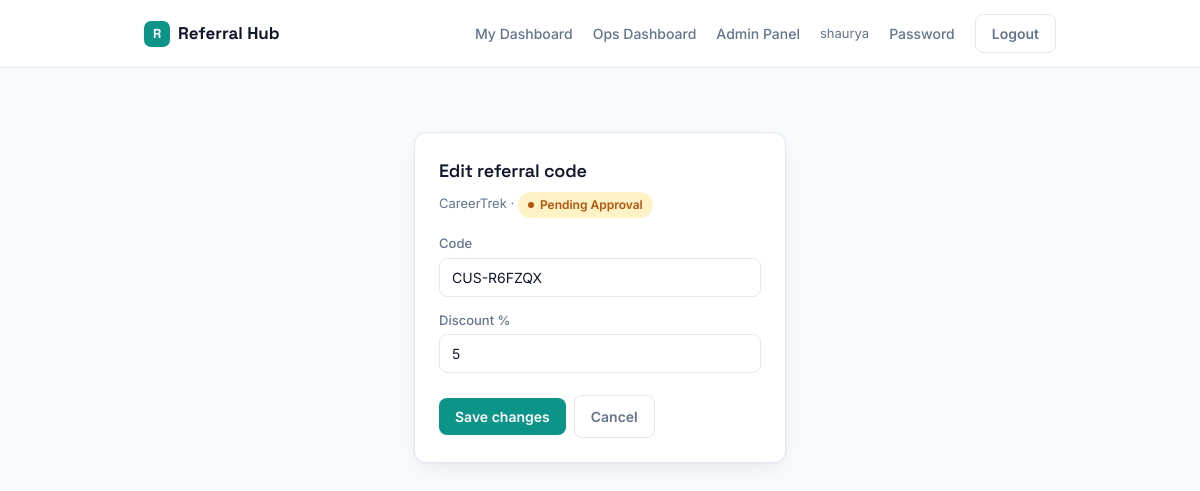
Page /dashboard/edit/5/ (signed in) on the earlier database version.
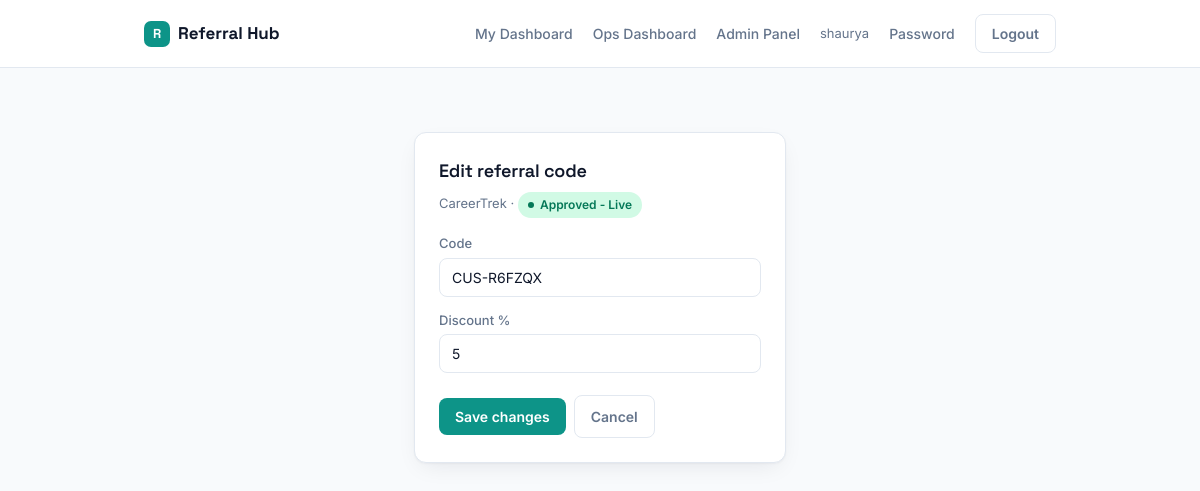
Same page on the later database version.
### referrals/models.py (models this page shows, shortened)
class ReferralCode(models.Model):
    code = models.CharField(max_length=30, unique=True)
    code_type = models.CharField(max_length=10, choices=CODE_TYPE_CHOICES)
    requested_by = models.ForeignKey(settings.AUTH_USER_MODEL, on_delete=models.CASCADE, related_name="referral_codes")
    owner_name = models.CharField(max_length=150, blank=True)
    owner_email = models.EmailField(blank=True)
    product = models.CharField(max_length=20, choices=PRODUCT_CHOICES)
    discount_percent = models.PositiveIntegerField(default=DEFAULT_CUSTOMER_DISCOUNT)
    approval_status = models.CharField(max_length=10, choices=APPROVAL_STATUS_CHOICES, default="pending")
    active = models.BooleanField(default=True, help_text="Live codes can be deactivated without changing their approval history.")
    approved_by = models.ForeignKey(settings.AUTH_USER_MODEL, null=True, blank=True, on_delete=models.SET_NULL, related_name="approved_codes")
    approved_at = models.DateTimeField(null=True, blank=True)
    created_at = models.DateTimeField(auto_now_add=True)

### referrals/views.py (the view, shortened to what this page needs)
# urls.py: path("dashboard/edit/<int:code_id>/", views.edit_code, name="edit_code"),
@login_required
def edit_code(request, code_id):
    code = get_object_or_404(ReferralCode, id=code_id)
    is_owner = code.requested_by_id == request.user.id
    if not (request.user.is_staff or (is_owner and code.approval_status == "pending")):
        raise PermissionDenied("You cannot edit this code.")
    return render(request, "referrals/edit_code.html", {"code": code, "is_ops": _in_group(request.user, "Ops")})

### referrals/views.py (called while the page is built)
def _in_group(user, group_name):
    return user.is_staff or user.groups.filter(name=group_name).exists()

### referrals/templates/referrals/edit_code.html (shortened to what this page needs)
{% extends "referrals/base.html" %}
{% block body %}
<div class="page-narrow">
  <div class="card">
    <div class="card-head">
      <h2>Edit referral code</h2>
      <p class="subtext">{{ code.get_product_display }} &middot; <span class="badge badge-{{ code.approval_status }}">{{ code.get_approval_status_display }}</span></p>
    </div>
    <form method="post">
      <label for="id_code">Code</label>
      <input type="text" name="code" id="id_code" value="{{ code.code }}" {% if not request.user.is_staff %}readonly style="background:var(--surface-alt);color:var(--ink-muted)"{% endif %}>
      <label for="id_discount">Discount %</label>
      <input type="number" name="discount_percent" id="id_discount" value="{{ code.discount_percent }}" min="0" max="100">
      <div class="btn-row" style="margin-top:20px">
        <button type="submit">Save changes</button>
        <a href="{% url 'user_dashboard' %}" class="btn-ghost btn">Cancel</a>
      </div>
    </form>
  </div>
</div>
{% endblock %}

Differences in the rows shown:
changed ReferralCode "CareerTrek": approval_status "Pending Approval" → "Approved - Live"
